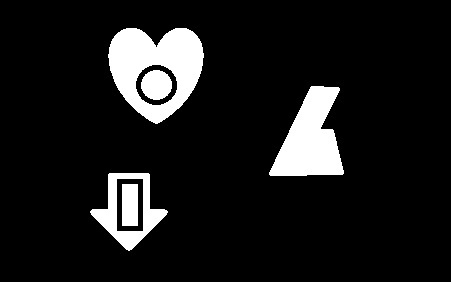
#> input picture 03-contour-detection/contour.jpg, 451 x 282 px
$ jupyter execute contour_detect.ipynb
#> lines starting #> are read from the running program, lines starting #| are printed output that depends on the picture; after the words box and inside, x2 and y2 are one past the last pixel; in counts of white or black regions, pixels touching at a corner belong together
## Kontur Algılama

- Kontur tespiti, aynı renk veya yoğunluğa sahip tüm kesintisiz noktaları(sınırla birlikte) birleştirmeyi amaçlayan yöntemdir
- Kontur şekil analizi, nesne algılama ve tanıma için kullanılır

[cell 1]
import cv2
import matplotlib.pyplot as plt
import numpy as np

# resmi içe aktar
img = cv2.imread("contour.jpg",0)
#> img is the input picture: shape (282, 451); min 0, max 255, mean 25.8
plt.figure(), plt.imshow(img, cmap = "gray"), plt.axis("off")

[cell 2]
# konturları bul
#RETR_CCOMP : Tüm konturları bulur. Aynı düzeydeki konturlar aynı renkte, farklı düzeydeki konturlar farklı renkte çizilir.
#CHAIN_APPROX_SIMPLE : Kontur noktalarının sadece başlangıç ve bitiş noktalarını tutar.
contours, hierarch = cv2.findContours(img, cv2.RETR_CCOMP, cv2.CHAIN_APPROX_SIMPLE)
#> contours = 495 contours, 476 with area under 20; largest, box (x1, y1, x2, y2) and area: (104, 24, 208, 128) 7428, (264, 80, 344, 176) 4808, (88, 168, 168, 256) 3798, (116, 178, 144, 232) 648, (141, 183, 144, 226) 82
#contours : Bulunan konturların listesi
#hieararch : Kontur ağacı bilgileri

#external ve internal konturları ayırma
external_contour = np.zeros(img.shape)
internal_contour = np.zeros(img.shape)

for i in range(len(contours)):
    #external konturlar için hierarch[0][i][3] == -1 olmalı
    if hierarch[0][i][3] == -1:
        cv2.drawContours(external_contour, contours, i, 255, -1) # -1 : içi doldurulur
    else: #internal
        cv2.drawContours(internal_contour, contours, i, 255, -1)
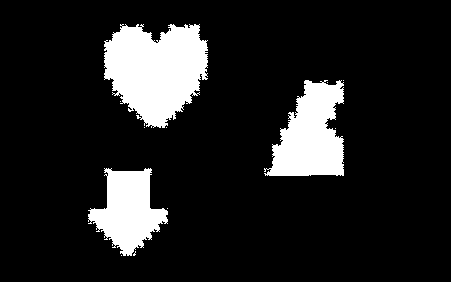
#> external_contour: shape (282, 451) float64; 13.2% white; 12 white regions (9 under 20 px), largest, box (x1, y1, x2, y2) and area: (104, 24, 208, 128) 7742, (264, 80, 344, 176) 5045, (88, 168, 168, 256) 4010
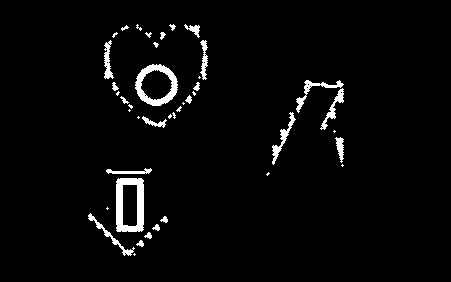
#> internal_contour: shape (282, 451) float64; 3.2% white; 42 white regions (18 under 20 px), largest, box (x1, y1, x2, y2) and area: (116, 178, 144, 232) 918, (135, 64, 178, 106) 707, (296, 80, 344, 113) 277

[cell 3]
# extrenal konturları göster
plt.figure(), plt.imshow(external_contour, cmap = "gray"),plt.axis("off")

[cell 4]
# internal konturları göster
plt.figure(), plt.imshow(internal_contour, cmap = "gray"),plt.axis("off")

[cell 5]
# Karşılaştırma
fig = plt.figure(figsize=(15, 5))
ax1 = fig.add_subplot(1, 3, 1)
ax1.imshow(img, cmap = "gray")
ax1.set_title("Original Image")
ax1.axis("off")

ax2 = fig.add_subplot(1, 3, 2)
ax2.imshow(external_contour, cmap = "gray")
ax2.set_title("External Contours")
ax2.axis("off")

ax3 = fig.add_subplot(1, 3, 3)
ax3.imshow(internal_contour, cmap = "gray")
ax3.set_title("Internal Contours")
ax3.axis("off")
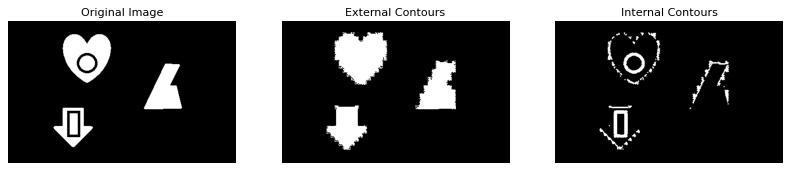
#> figure drawn by matplotlib, 3 panels
